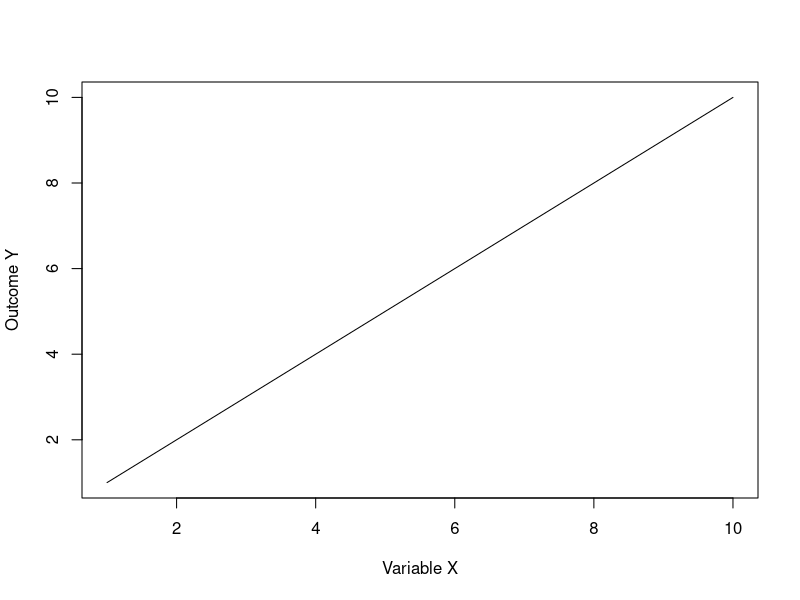

Source code (R):
## ---- chunk 1
#| echo: false
#| fig-cap: "Key Results Figure 1"
# Code to generate plot
plot(1:10, 1:10, type="l", xlab="Variable X", ylab="Outcome Y")
## ---- chunk 2
#| echo: false
#| tbl-cap: "Summary Statistics"
# Code to generate table
data.frame(
  Variable = c("Age", "Gender (F)", "Education (years)", "Income ($)"),
  Mean = c(45.2, 0.51, 16.2, 62500),
  SD = c(12.3, 0.50, 2.3, 15400),
  Range = c("18-72", "0-1", "12-22", "25k-120k")
)
